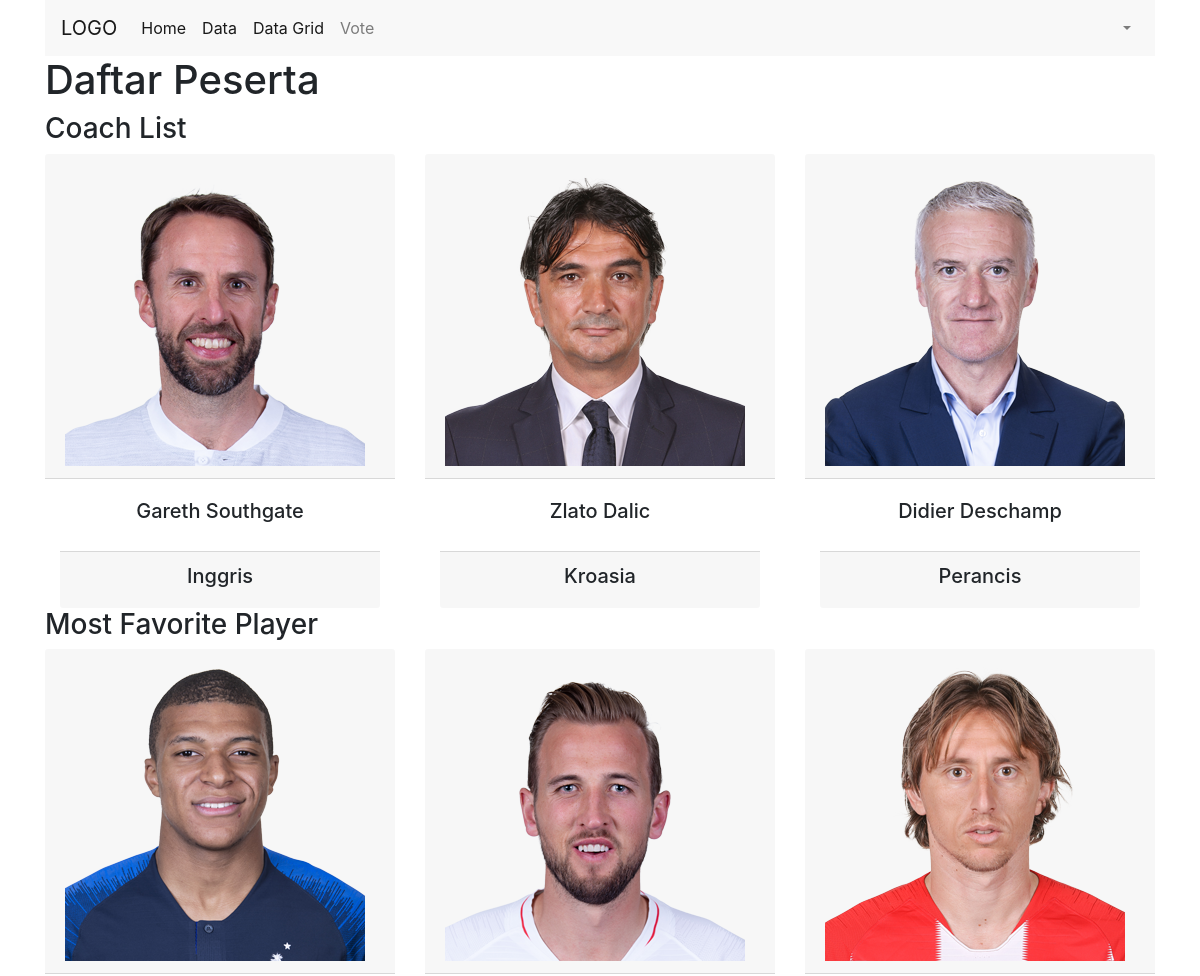
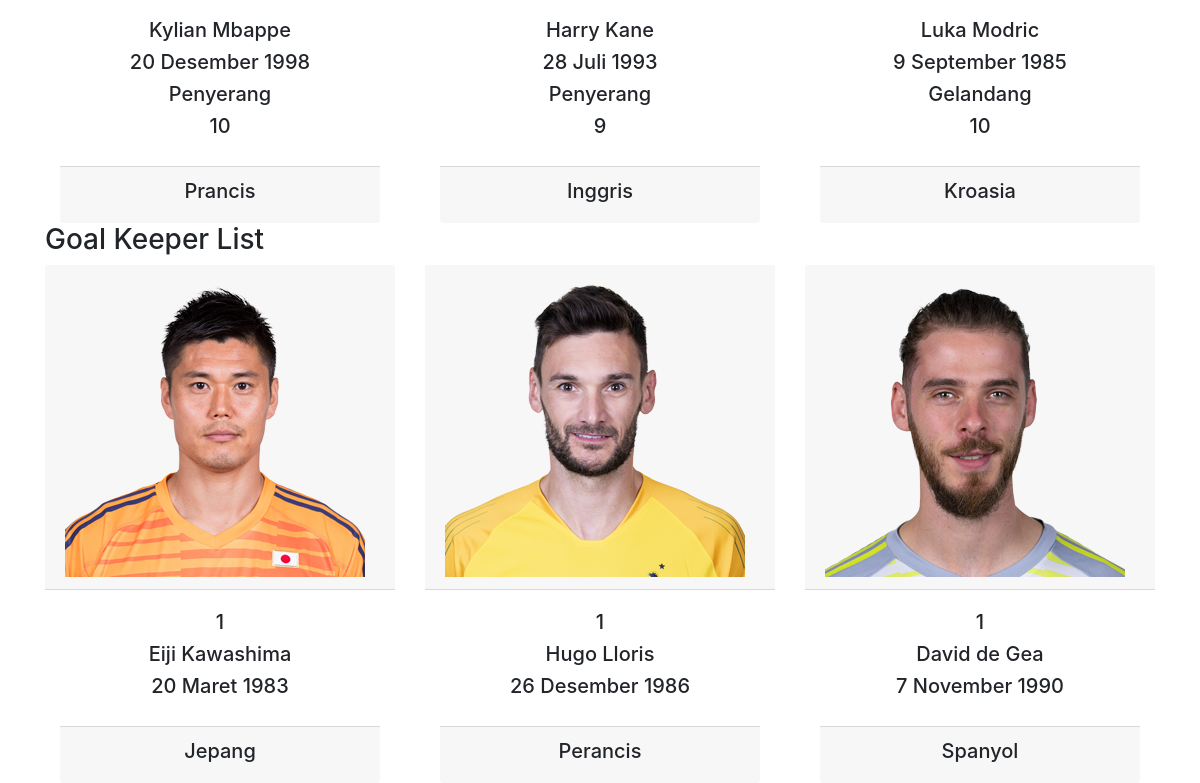
Page /index.php/election_controller/voting_user on the committed database (2 pictures, top to bottom).
### tables this page shows
CREATE TABLE `coach_candidate` (
  `candidate_id` int(11) NOT NULL,
  `fullname` varchar(50) NOT NULL,
  `nation` varchar(35) NOT NULL,
  `photo` varchar(50) DEFAULT NULL,
  `votes` int(11) NOT NULL
);

CREATE TABLE `mfp_candidate` (
  `candidate_id` int(11) NOT NULL,
  `fullname` varchar(50) NOT NULL,
  `lahir` varchar(50) NOT NULL,
  `negara` varchar(25) NOT NULL,
  `no_punggung` int(10) NOT NULL,
  `posisi` varchar(25) NOT NULL,
  `photo` varchar(50) DEFAULT NULL,
  `votes` int(11) NOT NULL
);

CREATE TABLE `gk_candidate` (
  `candidate_id` int(11) NOT NULL,
  `fullname` varchar(50) NOT NULL,
  `birth` varchar(50) NOT NULL,
  `nation` varchar(35) NOT NULL,
  `number` varchar(10) NOT NULL,
  `photo` varchar(50) DEFAULT NULL,
  `votes` int(11) NOT NULL
);

### application/controllers/Election_Controller.php (called while the page is built, shortened)
<?php
class Election_Controller extends CI_Controller {
	public function voting_user()
	{
		$this->load->model('Election_Model');
		$data['coach_data'] = $this->Election_Model->getDatacoach();
		$data['gk_data'] = $this->Election_Model->getDatagk();
		$data['mfp_data'] = $this->Election_Model->getDatamfp();
		$this->load->view('pemain_user', $data);
	}
}

### index.php (called while the page is built, shortened)
<?php
require_once BASEPATH.'core/CodeIgniter.php';

### application/models/Election_Model.php (called while the page is built, shortened)
<?php
class Election_Model extends CI_Model
{
	public function getDatacoach()
	{
		$query = $this->db->get("coach_candidate");
		return $query->result();
	}
	public function getDatagk()
	{
		$query = $this->db->get("gk_candidate");
		return $query->result();
	}
	public function getDatamfp()
	{
		$query = $this->db->get("mfp_candidate");
		return $query->result();
	}
}
?>

### application/views/pemain_user.php (the view, shortened to what this page needs)
<?php
$this->load->view('header');
?>
<div class="container">
  <div class="page-header">
      <h1>Daftar Peserta</h1>
  </div>
    <h3>Coach List</h3>
  <div class="row">
      <?php foreach($coach_data as $key):?>
      <div class="col-md-4">
          <div class="card-header">
            <img src="<?php echo base_url()?>assets/uploads/<?php echo $key->photo ?>">
          </div>
      <div class="col-lg-12">
          <div class="card-body">
            <h5 align="center"><?php echo $key->fullname ?></h5>
          </div>
      </div>
      <div class="col-lg-12">
          <div class="card-footer">
            <h5 align="center"><?php echo $key->nation ?></h5>
          </div>
      </div>
      </div>
      <?php endforeach?>
  </div>
  <h3>Most Favorite Player</h3>
  <div class="row">
      <?php foreach($mfp_data as $key):?>
      <div class="col-md-4">
          <div class="card-header">
            <img src="<?php echo base_url()?>assets/uploads/<?php echo $key->photo ?>">
          </div>
      <div class="col-lg-12">
          <div class="card-body">
            <h5 align="center"><?php echo $key->fullname ?></h5>
            <h5 align="center"><?php echo $key->lahir ?></h5>
            <h5 align="center"><?php echo $key->posisi ?></h5>
            <h5 align="center"><?php echo $key->no_punggung ?></h5>
          </div>
      </div>
      <div class="col-lg-12">
          <div class="card-footer">
            <h5 align="center"><?php echo $key->negara ?></h5>
          </div>
      </div>
      </div>
      <?php endforeach?>
  </div>
  <h3>Goal Keeper List</h3>
  <div class="row">
      <?php foreach($gk_data as $key):?>
      <div class="col-md-4">
          <div class="card-header">
            <img src="<?php echo base_url()?>assets/uploads/<?php echo $key->photo ?>">
          </div>
      <div class="col-lg-12">
          <div class="card-body">
            <h5 align="center"><?php echo $key->number ?></h5> <h5 align="center"><?php echo $key->fullname ?></h5>
            <h5 align="center"><?php echo $key->birth ?></h5>
          </div>
      </div>
      <div class="col-lg-12">
          <div class="card-footer">
            <h5 align="center"><?php echo $key->nation ?></h5>
          </div>
      </div>
      </div>
      <?php endforeach?>
  </div>
  </div>

### application/views/header.php (shortened to what this page needs)
<!doctype html>
<html lang="en">
  <head>
    <link rel="stylesheet" type="text/css" href="<?php echo base_url();?>assets/css/bootstrap.css">
    <div class="container">
    <nav class="navbar navbar-expand-lg navbar-light" style="background-color: #F8F8F8">
        <a class="navbar-brand" href="home">LOGO</a>
        <div class="collapse navbar-collapse" id="navbarSupportedContent">
          <ul class="navbar-nav mr-auto w-100">
            <li class="nav-item active">
            <a class="nav-link" href="<?php echo base_url('index.php/Election_Controller/index') ?>">Home </a>
            </li>
            <li class="nav-item active">
            <a class="nav-link" href="<?php echo base_url('index.php/Pemain/index') ?>">Data </a>
            </li>
            <li class="nav-item active">
            <a class="nav-link" href="<?php echo base_url('index.php/Data_Grid/gridDinamis') ?>">Data Grid </a>
            </li>
            <li>
                <a class="nav-link" href="<?php echo base_url('index.php/Election_Controller/voting_page') ?>"> Vote <span class="sr-only">(current)</span></a>
            </li>
            <li class="nav-item dropdown float-right ml-auto">
              <a class="nav-link dropdown-toggle" data-toggle="dropdown" href="#" role="button" aria-haspopup="true" aria-expanded="false" style="text-transform: capitalize;"></a>
            </li>
          </ul>
        </div>
      </nav>
      </div>
  </head>

### rows in the picture
coach_candidate: photo (picture), fullname "Gareth Southgate", nation "Inggris"
coach_candidate: photo (picture), fullname "Zlato Dalic", nation "Kroasia"
coach_candidate: photo (picture), fullname "Didier Deschamp", nation "Perancis"
mfp_candidate: photo (picture), fullname "Kylian Mbappe", lahir "20 Desember 1998", posisi "Penyerang", no_punggung "10", negara "Prancis"
mfp_candidate: photo (picture), fullname "Harry Kane", lahir "28 Juli 1993", posisi "Penyerang", no_punggung "9", negara "Inggris"
mfp_candidate: photo (picture), fullname "Luka Modric", lahir "9 September 1985", posisi "Gelandang", no_punggung "10", negara "Kroasia"
gk_candidate: photo (picture), number "1", fullname "Eiji Kawashima", birth "20 Maret 1983", nation "Jepang"
gk_candidate: photo (picture), number "1", fullname "Hugo Lloris", birth "26 Desember 1986", nation "Perancis"
gk_candidate: photo (picture), number "1", fullname "David de Gea", birth "7 November 1990", nation "Spanyol"
